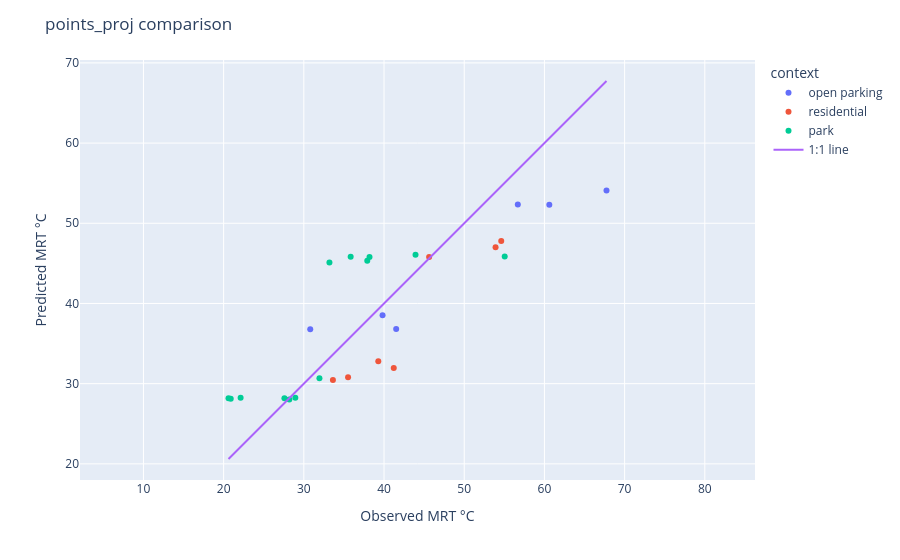

The notebook cell this image was saved under:
### Code cell
# Compute 1:1 line range
m = min(obs.min(), pred.min())
M = max(obs.max(), pred.max())

# Scatter
fig = px.scatter(
    points_proj,
    x=obs,
    y=pred,
    color="context",
    hover_data=["TG", "TA","WIND M/S", "condition"],
)

# 1:1 line
fig.add_scatter(
    x=[m, M],
    y=[m, M],
    mode="lines",
    name="1:1 line"
)

fig.update_layout(
    xaxis_title="Observed MRT °C",
    yaxis_title="Predicted MRT °C",
    title="points_proj comparison"
)

fig.update_yaxes(scaleanchor="x", scaleratio=1)

fig.show()

### Figure 1 — Plotly figure (JSON) as saved in the notebook; plotly's stock layout.template omitted (floating-point values rounded to 4 significant figures)
{"data": [{"customdata": [[32.6, 29.3, 0, "SHADOW"], [31.6, 28.7, 2.7, "SHADOW"], [38.7, 30.1, 1.6, "SUN"], [42.2, 28.9, 0.7, "SUN"], [33, 28.9, 1, "SHADOW"], [39.4, 29.2, 3, "SUN"]], "hovertemplate": "context=open parking<br>MRT=%{x}<br>MRT_predicted=%{y}<br>TG=%{customdata[0]}<br>TA=%{customdata[1]}<br>WIND M/S=%{customdata[2]}<br>condition=%{customdata[3]}<extra></extra>", "legendgroup": "open parking", "marker": {"color": "#636efa", "symbol": "circle"}, "mode": "markers", "name": "open parking", "orientation": "v", "showlegend": true, "type": "scatter", "x": [30.8, 41.51, 60.61, 56.68, 39.82, 67.74], "xaxis": "x", "y": [36.79, 36.81, 52.31, 52.33, 38.52, 54.08], "yaxis": "y"}, {"customdata": [[34.4, 30.7, 0.9, "SHADOW"], [38.6, 30.2, 1.6, "SUN"], [32.5, 30.4, 0, "SHADOW"], [41.1, 31.5, 1.7, "SUN"], [32.5, 30.3, 0.4, "SHADOW"], [43.7, 33.5, 0.6, "SUN"], [33.1, 30.6, 0, "SHADOW"]], "hovertemplate": "context=residential<br>MRT=%{x}<br>MRT_predicted=%{y}<br>TG=%{customdata[0]}<br>TA=%{customdata[1]}<br>WIND M/S=%{customdata[2]}<br>condition=%{customdata[3]}<extra></extra>", "legendgroup": "residential", "marker": {"color": "#EF553B", "symbol": "circle"}, "mode": "markers", "name": "residential", "orientation": "v", "showlegend": true, "type": "scatter", "x": [41.21, 53.91, 39.28, 54.62, 35.52, 45.62, 33.63], "xaxis": "x", "y": [31.94, 47.01, 32.8, 47.8, 30.81, 45.79, 30.45], "yaxis": "y"}, {"customdata": [[38, 34.4, 0.2, "SUN"], [40.9, 35, 0.8, "SUN"], [42.7, 36.4, 0.3, "SUN"], [39.6, 34.8, 0.8, "SUN"], [46.8, 37.2, 0.7, "SUN"], [34.8, 31.9, 0.1, "SHADOW"], [31.8, 32.3, 0, "SHADOW"], [30, 31.6, 0, "SHADOW"], [29.3, 31.8, 0, "SHADOW"], [28.9, 31.9, 0, "SHADOW"], [29.6, 31, 0, "SHADOW"], [39.4, 30.1, 2.4, "SUN"], [29.7, 30.9, 0, "SHADOW"]], "hovertemplate": "context=park<br>MRT=%{x}<br>MRT_predicted=%{y}<br>TG=%{customdata[0]}<br>TA=%{customdata[1]}<br>WIND M/S=%{customdata[2]}<br>condition=%{customdata[3]}<extra></extra>", "legendgroup": "park", "marker": {"color": "#00cc96", "symbol": "circle"}, "mode": "markers", "name": "park", "orientation": "v", "showlegend": true, "type": "scatter", "x": [33.19, 37.91, 38.19, 35.84, 43.93, 31.95, 28.94, 28.19, 27.58, 20.61, 22.12, 55.05, 20.89], "xaxis": "x", "y": [45.1, 45.34, 45.8, 45.83, 46.09, 30.67, 28.23, 28.04, 28.19, 28.19, 28.24, 45.85, 28.11], "yaxis": "y"}, {"mode": "lines", "name": "1:1 line", "type": "scatter", "x": [20.61, 67.74], "y": [20.61, 67.74]}], "layout": {"legend": {"title": {"text": "context"}, "tracegroupgap": 0}, "margin": {"t": 60}, "title": {"text": "points_proj comparison"}, "xaxis": {"anchor": "y", "domain": [0, 1], "title": {"text": "Observed MRT °C"}}, "yaxis": {"anchor": "x", "domain": [0, 1], "scaleanchor": "x", "scaleratio": 1, "title": {"text": "Predicted MRT °C"}}}}
